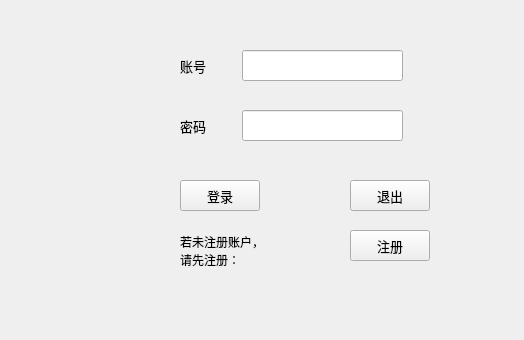
<?xml version="1.0" encoding="UTF-8"?>
<ui version="4.0">
 <class>login</class>
 <widget class="QWidget" name="login">
  <property name="geometry">
   <rect>
    <x>0</x>
    <y>0</y>
    <width>524</width>
    <height>340</height>
   </rect>
  </property>
  <property name="windowTitle">
   <string>Form</string>
  </property>
  <widget class="QLabel" name="label">
   <property name="geometry">
    <rect>
     <x>180</x>
     <y>50</y>
     <width>41</width>
     <height>31</height>
    </rect>
   </property>
   <property name="font">
    <font>
     <pointsize>10</pointsize>
    </font>
   </property>
   <property name="text">
    <string>账号</string>
   </property>
  </widget>
  <widget class="QLabel" name="label_2">
   <property name="geometry">
    <rect>
     <x>180</x>
     <y>110</y>
     <width>41</width>
     <height>31</height>
    </rect>
   </property>
   <property name="font">
    <font>
     <pointsize>10</pointsize>
    </font>
   </property>
   <property name="text">
    <string>密码</string>
   </property>
  </widget>
  <widget class="QLineEdit" name="lineEdit">
   <property name="geometry">
    <rect>
     <x>242</x>
     <y>50</y>
     <width>161</width>
     <height>31</height>
    </rect>
   </property>
  </widget>
  <widget class="QLineEdit" name="lineEdit_2">
   <property name="geometry">
    <rect>
     <x>242</x>
     <y>110</y>
     <width>161</width>
     <height>31</height>
    </rect>
   </property>
  </widget>
  <widget class="QPushButton" name="loginButton">
   <property name="geometry">
    <rect>
     <x>180</x>
     <y>180</y>
     <width>80</width>
     <height>31</height>
    </rect>
   </property>
   <property name="font">
    <font>
     <pointsize>10</pointsize>
    </font>
   </property>
   <property name="text">
    <string>登录</string>
   </property>
  </widget>
  <widget class="QPushButton" name="exitButton">
   <property name="geometry">
    <rect>
     <x>350</x>
     <y>180</y>
     <width>80</width>
     <height>31</height>
    </rect>
   </property>
   <property name="font">
    <font>
     <pointsize>10</pointsize>
    </font>
   </property>
   <property name="text">
    <string>退出</string>
   </property>
  </widget>
  <widget class="QPushButton" name="EditButton">
   <property name="geometry">
    <rect>
     <x>350</x>
     <y>230</y>
     <width>80</width>
     <height>31</height>
    </rect>
   </property>
   <property name="font">
    <font>
     <pointsize>10</pointsize>
    </font>
   </property>
   <property name="text">
    <string>注册</string>
   </property>
  </widget>
  <widget class="QLabel" name="label_3">
   <property name="geometry">
    <rect>
     <x>180</x>
     <y>230</y>
     <width>91</width>
     <height>41</height>
    </rect>
   </property>
   <property name="text">
    <string>若未注册账户，
请先注册：</string>
   </property>
  </widget>
 </widget>
 <resources/>
 <connections/>
</ui>
